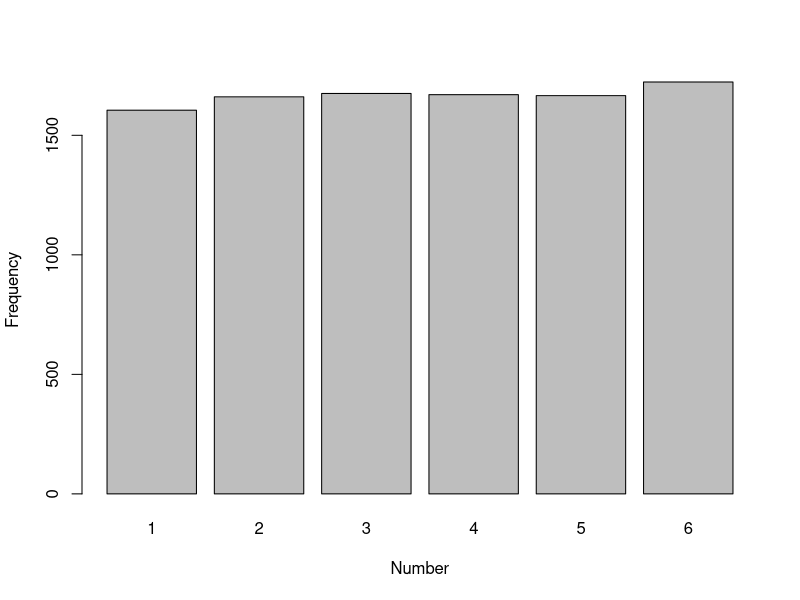
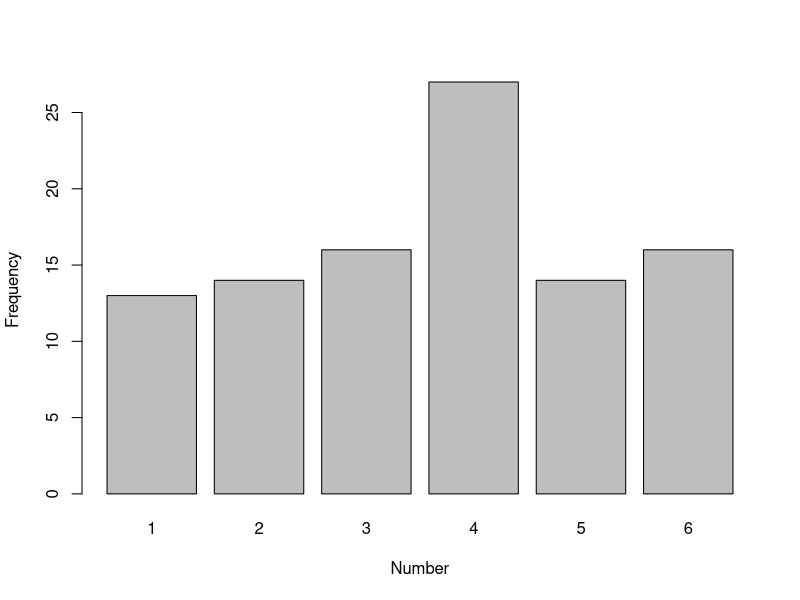

The R script that drew these images, in order:
## ---- chunk 1
knitr::opts_chunk$set(echo = FALSE)
## ---- chunk 2
result = sample(1:6,10000,replace=T)
barplot(table(result), xlab="Number", ylab="Frequency")
## ---- chunk 3
result = sample(1:6,100,replace=T)
barplot(table(result), xlab="Number", ylab="Frequency")
